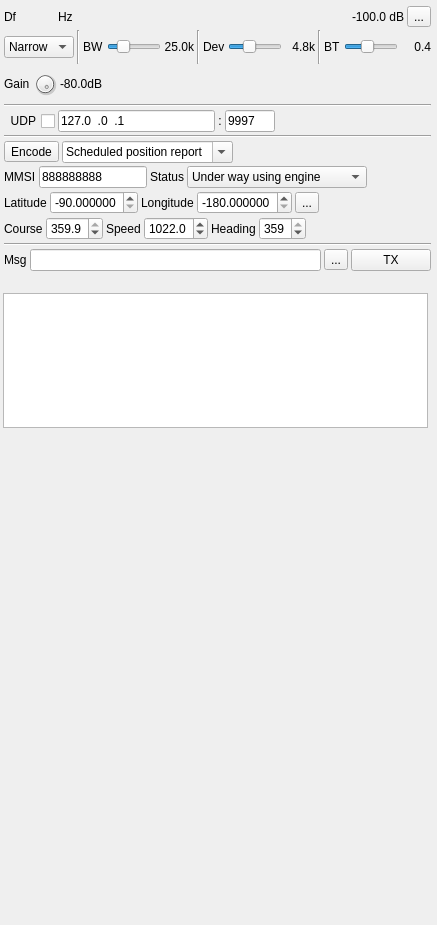
<?xml version="1.0" encoding="UTF-8"?>
<ui version="4.0">
 <class>AISModGUI</class>
 <widget class="RollupWidget" name="AISModGUI">
  <property name="geometry">
   <rect>
    <x>0</x>
    <y>0</y>
    <width>437</width>
    <height>925</height>
   </rect>
  </property>
  <property name="sizePolicy">
   <sizepolicy hsizetype="MinimumExpanding" vsizetype="Expanding">
    <horstretch>0</horstretch>
    <verstretch>0</verstretch>
   </sizepolicy>
  </property>
  <property name="minimumSize">
   <size>
    <width>350</width>
    <height>0</height>
   </size>
  </property>
  <property name="font">
   <font>
    <family>Liberation Sans</family>
    <pointsize>9</pointsize>
   </font>
  </property>
  <property name="focusPolicy">
   <enum>Qt::StrongFocus</enum>
  </property>
  <property name="windowTitle">
   <string>AIS Modulator</string>
  </property>
  <widget class="QWidget" name="settingsContainer" native="true">
   <property name="enabled">
    <bool>true</bool>
   </property>
   <property name="geometry">
    <rect>
     <x>2</x>
     <y>2</y>
     <width>431</width>
     <height>271</height>
    </rect>
   </property>
   <property name="minimumSize">
    <size>
     <width>280</width>
     <height>0</height>
    </size>
   </property>
   <property name="windowTitle">
    <string>Settings</string>
   </property>
   <layout class="QVBoxLayout" name="settingsLayout">
    <property name="spacing">
     <number>3</number>
    </property>
    <property name="leftMargin">
     <number>2</number>
    </property>
    <property name="topMargin">
     <number>2</number>
    </property>
    <property name="rightMargin">
     <number>2</number>
    </property>
    <property name="bottomMargin">
     <number>2</number>
    </property>
    <item>
     <layout class="QHBoxLayout" name="deltaFreqPowLayout">
      <property name="topMargin">
       <number>2</number>
      </property>
      <item>
       <layout class="QHBoxLayout" name="deltaFrequencyLayout">
        <item>
         <widget class="QLabel" name="deltaFrequencyLabel">
          <property name="minimumSize">
           <size>
            <width>16</width>
            <height>0</height>
           </size>
          </property>
          <property name="text">
           <string>Df</string>
          </property>
         </widget>
        </item>
        <item>
         <widget class="ValueDialZ" name="deltaFrequency" native="true">
          <property name="sizePolicy">
           <sizepolicy hsizetype="Maximum" vsizetype="Maximum">
            <horstretch>0</horstretch>
            <verstretch>0</verstretch>
           </sizepolicy>
          </property>
          <property name="minimumSize">
           <size>
            <width>32</width>
            <height>16</height>
           </size>
          </property>
          <property name="font">
           <font>
            <family>Liberation Mono</family>
            <pointsize>12</pointsize>
           </font>
          </property>
          <property name="cursor">
           <cursorShape>PointingHandCursor</cursorShape>
          </property>
          <property name="focusPolicy">
           <enum>Qt::StrongFocus</enum>
          </property>
          <property name="toolTip">
           <string>Mod shift frequency from center in Hz</string>
          </property>
         </widget>
        </item>
        <item>
         <widget class="QLabel" name="deltaUnits">
          <property name="text">
           <string>Hz </string>
          </property>
         </widget>
        </item>
        <item>
         <spacer name="horizontalSpacer">
          <property name="orientation">
           <enum>Qt::Horizontal</enum>
          </property>
          <property name="sizeHint" stdset="0">
           <size>
            <width>40</width>
            <height>20</height>
           </size>
          </property>
         </spacer>
        </item>
        <item>
         <widget class="QLabel" name="channelPower">
          <property name="minimumSize">
           <size>
            <width>60</width>
            <height>0</height>
           </size>
          </property>
          <property name="toolTip">
           <string>Channel power</string>
          </property>
          <property name="layoutDirection">
           <enum>Qt::RightToLeft</enum>
          </property>
          <property name="text">
           <string>-100.0 dB</string>
          </property>
          <property name="alignment">
           <set>Qt::AlignRight|Qt::AlignTrailing|Qt::AlignVCenter</set>
          </property>
         </widget>
        </item>
       </layout>
      </item>
      <item>
       <widget class="QToolButton" name="channelMute">
        <property name="toolTip">
         <string>Mute/Unmute channel</string>
        </property>
        <property name="text">
         <string>...</string>
        </property>
        <property name="icon">
         <iconset resource="../../../sdrgui/resources/res.qrc">
          <normaloff>:/txon.png</normaloff>
          <normalon>:/txoff.png</normalon>:/txon.png</iconset>
        </property>
        <property name="checkable">
         <bool>true</bool>
        </property>
       </widget>
      </item>
     </layout>
    </item>
    <item>
     <layout class="QHBoxLayout" name="rfBandwidthLayout">
      <item>
       <widget class="QComboBox" name="mode">
        <property name="minimumSize">
         <size>
          <width>70</width>
          <height>0</height>
         </size>
        </property>
        <property name="toolTip">
         <string>Tranmission mode</string>
        </property>
        <item>
         <property name="text">
          <string>Narrow</string>
         </property>
        </item>
        <item>
         <property name="text">
          <string>Wide</string>
         </property>
        </item>
       </widget>
      </item>
      <item>
       <widget class="Line" name="line_2">
        <property name="orientation">
         <enum>Qt::Vertical</enum>
        </property>
       </widget>
      </item>
      <item>
       <widget class="QLabel" name="rfBWLabel">
        <property name="text">
         <string>BW</string>
        </property>
       </widget>
      </item>
      <item>
       <widget class="QSlider" name="rfBW">
        <property name="sizePolicy">
         <sizepolicy hsizetype="Expanding" vsizetype="Minimum">
          <horstretch>0</horstretch>
          <verstretch>0</verstretch>
         </sizepolicy>
        </property>
        <property name="minimumSize">
         <size>
          <width>0</width>
          <height>0</height>
         </size>
        </property>
        <property name="toolTip">
         <string>RF bandwidth</string>
        </property>
        <property name="minimum">
         <number>10</number>
        </property>
        <property name="maximum">
         <number>400</number>
        </property>
        <property name="pageStep">
         <number>1</number>
        </property>
        <property name="value">
         <number>100</number>
        </property>
        <property name="orientation">
         <enum>Qt::Horizontal</enum>
        </property>
       </widget>
      </item>
      <item>
       <widget class="QLabel" name="rfBWText">
        <property name="minimumSize">
         <size>
          <width>30</width>
          <height>0</height>
         </size>
        </property>
        <property name="text">
         <string>25.0k</string>
        </property>
        <property name="alignment">
         <set>Qt::AlignRight|Qt::AlignTrailing|Qt::AlignVCenter</set>
        </property>
       </widget>
      </item>
      <item>
       <widget class="Line" name="line_3">
        <property name="orientation">
         <enum>Qt::Vertical</enum>
        </property>
       </widget>
      </item>
      <item>
       <widget class="QLabel" name="fmDevLabel">
        <property name="text">
         <string>Dev</string>
        </property>
       </widget>
      </item>
      <item>
       <widget class="QSlider" name="fmDev">
        <property name="sizePolicy">
         <sizepolicy hsizetype="Expanding" vsizetype="Minimum">
          <horstretch>0</horstretch>
          <verstretch>0</verstretch>
         </sizepolicy>
        </property>
        <property name="minimumSize">
         <size>
          <width>0</width>
          <height>0</height>
         </size>
        </property>
        <property name="toolTip">
         <string>Frequency deviation</string>
        </property>
        <property name="minimum">
         <number>10</number>
        </property>
        <property name="maximum">
         <number>50</number>
        </property>
        <property name="pageStep">
         <number>1</number>
        </property>
        <property name="value">
         <number>24</number>
        </property>
        <property name="orientation">
         <enum>Qt::Horizontal</enum>
        </property>
       </widget>
      </item>
      <item>
       <widget class="QLabel" name="fmDevText">
        <property name="minimumSize">
         <size>
          <width>30</width>
          <height>0</height>
         </size>
        </property>
        <property name="text">
         <string>4.8k</string>
        </property>
        <property name="alignment">
         <set>Qt::AlignRight|Qt::AlignTrailing|Qt::AlignVCenter</set>
        </property>
       </widget>
      </item>
      <item>
       <widget class="Line" name="line_5">
        <property name="orientation">
         <enum>Qt::Vertical</enum>
        </property>
       </widget>
      </item>
      <item>
       <widget class="QLabel" name="btLabel">
        <property name="text">
         <string>BT</string>
        </property>
       </widget>
      </item>
      <item>
       <widget class="QSlider" name="bt">
        <property name="sizePolicy">
         <sizepolicy hsizetype="Expanding" vsizetype="Minimum">
          <horstretch>0</horstretch>
          <verstretch>0</verstretch>
         </sizepolicy>
        </property>
        <property name="minimumSize">
         <size>
          <width>0</width>
          <height>0</height>
         </size>
        </property>
        <property name="toolTip">
         <string>Gaussian filter bandwidth-time parameter</string>
        </property>
        <property name="minimum">
         <number>1</number>
        </property>
        <property name="maximum">
         <number>6</number>
        </property>
        <property name="pageStep">
         <number>1</number>
        </property>
        <property name="value">
         <number>3</number>
        </property>
        <property name="orientation">
         <enum>Qt::Horizontal</enum>
        </property>
       </widget>
      </item>
      <item>
       <widget class="QLabel" name="btText">
        <property name="minimumSize">
         <size>
          <width>30</width>
          <height>0</height>
         </size>
        </property>
        <property name="text">
         <string>0.4</string>
        </property>
        <property name="alignment">
         <set>Qt::AlignRight|Qt::AlignTrailing|Qt::AlignVCenter</set>
        </property>
       </widget>
      </item>
     </layout>
    </item>
    <item>
     <layout class="QHBoxLayout" name="volumeLayout">
      <item>
       <widget class="QLabel" name="gainLabel">
        <property name="text">
         <string>Gain</string>
        </property>
       </widget>
      </item>
      <item>
       <widget class="QDial" name="gain">
        <property name="maximumSize">
         <size>
          <width>24</width>
          <height>24</height>
         </size>
        </property>
        <property name="toolTip">
         <string>Gain</string>
        </property>
        <property name="minimum">
         <number>-60</number>
        </property>
        <property name="maximum">
         <number>0</number>
        </property>
        <property name="singleStep">
         <number>5</number>
        </property>
        <property name="pageStep">
         <number>1</number>
        </property>
        <property name="value">
         <number>0</number>
        </property>
       </widget>
      </item>
      <item>
       <widget class="QLabel" name="gainText">
        <property name="minimumSize">
         <size>
          <width>30</width>
          <height>0</height>
         </size>
        </property>
        <property name="toolTip">
         <string>Gain value</string>
        </property>
        <property name="statusTip">
         <string/>
        </property>
        <property name="text">
         <string>-80.0dB</string>
        </property>
        <property name="alignment">
         <set>Qt::AlignRight|Qt::AlignTrailing|Qt::AlignVCenter</set>
        </property>
       </widget>
      </item>
      <item>
       <widget class="LevelMeterVU" name="volumeMeter" native="true">
        <property name="sizePolicy">
         <sizepolicy hsizetype="Expanding" vsizetype="Preferred">
          <horstretch>0</horstretch>
          <verstretch>0</verstretch>
         </sizepolicy>
        </property>
        <property name="font">
         <font>
          <family>Liberation Mono</family>
          <pointsize>8</pointsize>
         </font>
        </property>
        <property name="toolTip">
         <string>Level (% full range) top trace: average, bottom trace: instantaneous peak, tip: peak hold</string>
        </property>
       </widget>
      </item>
     </layout>
    </item>
    <item>
     <widget class="Line" name="line_4">
      <property name="orientation">
       <enum>Qt::Horizontal</enum>
      </property>
     </widget>
    </item>
    <item>
     <layout class="QHBoxLayout" name="udpLayout">
      <item>
       <widget class="QCheckBox" name="udpEnabled">
        <property name="toolTip">
         <string>Forward messages received via UDP</string>
        </property>
        <property name="layoutDirection">
         <enum>Qt::RightToLeft</enum>
        </property>
        <property name="text">
         <string>UDP</string>
        </property>
       </widget>
      </item>
      <item>
       <widget class="QLineEdit" name="udpAddress">
        <property name="minimumSize">
         <size>
          <width>120</width>
          <height>0</height>
         </size>
        </property>
        <property name="focusPolicy">
         <enum>Qt::ClickFocus</enum>
        </property>
        <property name="toolTip">
         <string>UDP address to listen for messages to forward on</string>
        </property>
        <property name="inputMask">
         <string>000.000.000.000</string>
        </property>
        <property name="text">
         <string>127.0.0.1</string>
        </property>
       </widget>
      </item>
      <item>
       <widget class="QLabel" name="udpSeparator">
        <property name="text">
         <string>:</string>
        </property>
        <property name="alignment">
         <set>Qt::AlignCenter</set>
        </property>
       </widget>
      </item>
      <item>
       <widget class="QLineEdit" name="udpPort">
        <property name="minimumSize">
         <size>
          <width>50</width>
          <height>0</height>
         </size>
        </property>
        <property name="maximumSize">
         <size>
          <width>50</width>
          <height>16777215</height>
         </size>
        </property>
        <property name="focusPolicy">
         <enum>Qt::ClickFocus</enum>
        </property>
        <property name="toolTip">
         <string>UDP port to listen for messages to forward on</string>
        </property>
        <property name="inputMask">
         <string>00000</string>
        </property>
        <property name="text">
         <string>9997</string>
        </property>
       </widget>
      </item>
      <item>
       <spacer name="horizontalSpacer_4">
        <property name="orientation">
         <enum>Qt::Horizontal</enum>
        </property>
        <property name="sizeHint" stdset="0">
         <size>
          <width>40</width>
          <height>20</height>
         </size>
        </property>
       </spacer>
      </item>
     </layout>
    </item>
    <item>
     <widget class="Line" name="line_6">
      <property name="orientation">
       <enum>Qt::Horizontal</enum>
      </property>
     </widget>
    </item>
    <item>
     <layout class="QHBoxLayout" name="encodeLayout">
      <item>
       <widget class="QToolButton" name="encode">
        <property name="toolTip">
         <string>Encode a message in hex using data from the following fields in to the message field</string>
        </property>
        <property name="text">
         <string>Encode</string>
        </property>
       </widget>
      </item>
      <item>
       <widget class="QComboBox" name="msgId">
        <property name="sizePolicy">
         <sizepolicy hsizetype="Minimum" vsizetype="Fixed">
          <horstretch>0</horstretch>
          <verstretch>0</verstretch>
         </sizepolicy>
        </property>
        <property name="minimumSize">
         <size>
          <width>100</width>
          <height>0</height>
         </size>
        </property>
        <property name="toolTip">
         <string>Message type</string>
        </property>
        <property name="editable">
         <bool>true</bool>
        </property>
        <property name="currentText">
         <string>Scheduled position report</string>
        </property>
        <property name="currentIndex">
         <number>0</number>
        </property>
        <item>
         <property name="text">
          <string>Scheduled position report</string>
         </property>
        </item>
        <item>
         <property name="text">
          <string>Assigned position report</string>
         </property>
        </item>
        <item>
         <property name="text">
          <string>Special position report</string>
         </property>
        </item>
        <item>
         <property name="text">
          <string>Base station report</string>
         </property>
        </item>
       </widget>
      </item>
      <item>
       <spacer name="horizontalSpacer_2">
        <property name="orientation">
         <enum>Qt::Horizontal</enum>
        </property>
        <property name="sizeHint" stdset="0">
         <size>
          <width>40</width>
          <height>20</height>
         </size>
        </property>
       </spacer>
      </item>
     </layout>
    </item>
    <item>
     <layout class="QHBoxLayout" name="mmsiLayout">
      <item>
       <widget class="QLabel" name="mmsiLabel">
        <property name="text">
         <string>MMSI</string>
        </property>
       </widget>
      </item>
      <item>
       <widget class="QLineEdit" name="mmsi">
        <property name="sizePolicy">
         <sizepolicy hsizetype="Preferred" vsizetype="Fixed">
          <horstretch>0</horstretch>
          <verstretch>0</verstretch>
         </sizepolicy>
        </property>
        <property name="toolTip">
         <string>Enter 9 digit Maritime Mobile Service Identity</string>
        </property>
        <property name="inputMask">
         <string>999999999</string>
        </property>
        <property name="text">
         <string>888888888</string>
        </property>
        <property name="maxLength">
         <number>9</number>
        </property>
       </widget>
      </item>
      <item>
       <widget class="QLabel" name="statusLabel">
        <property name="text">
         <string>Status</string>
        </property>
       </widget>
      </item>
      <item>
       <widget class="QComboBox" name="status">
        <property name="minimumSize">
         <size>
          <width>180</width>
          <height>0</height>
         </size>
        </property>
        <property name="toolTip">
         <string>Status of vessel</string>
        </property>
        <item>
         <property name="text">
          <string>Under way using engine</string>
         </property>
        </item>
        <item>
         <property name="text">
          <string>At anchor</string>
         </property>
        </item>
        <item>
         <property name="text">
          <string>Not under command</string>
         </property>
        </item>
        <item>
         <property name="text">
          <string>Restricted manoeuvrability</string>
         </property>
        </item>
        <item>
         <property name="text">
          <string>Constrained by her draught</string>
         </property>
        </item>
        <item>
         <property name="text">
          <string>Moored</string>
         </property>
        </item>
        <item>
         <property name="text">
          <string>Aground</string>
         </property>
        </item>
        <item>
         <property name="text">
          <string>Engaged in fishing</string>
         </property>
        </item>
        <item>
         <property name="text">
          <string>Under way sailing</string>
         </property>
        </item>
        <item>
         <property name="text">
          <string>Not defined</string>
         </property>
        </item>
       </widget>
      </item>
      <item>
       <spacer name="horizontalSpacer_5">
        <property name="orientation">
         <enum>Qt::Horizontal</enum>
        </property>
        <property name="sizeHint" stdset="0">
         <size>
          <width>40</width>
          <height>20</height>
         </size>
        </property>
       </spacer>
      </item>
     </layout>
    </item>
    <item>
     <layout class="QHBoxLayout" name="positionLayout">
      <item>
       <widget class="QLabel" name="latitudeLabel">
        <property name="text">
         <string>Latitude</string>
        </property>
       </widget>
      </item>
      <item>
       <widget class="QDoubleSpinBox" name="latitude">
        <property name="toolTip">
         <string>Latitude in decimal degrees (North positive)</string>
        </property>
        <property name="decimals">
         <number>6</number>
        </property>
        <property name="minimum">
         <double>-90.000000000000000</double>
        </property>
        <property name="maximum">
         <double>90.000000000000000</double>
        </property>
        <property name="value">
         <double>-90.000000000000000</double>
        </property>
       </widget>
      </item>
      <item>
       <widget class="QLabel" name="longitudeLabel">
        <property name="text">
         <string>Longitude</string>
        </property>
       </widget>
      </item>
      <item>
       <widget class="QDoubleSpinBox" name="longitude">
        <property name="toolTip">
         <string>Longitude in decimal degress (East positive)</string>
        </property>
        <property name="decimals">
         <number>6</number>
        </property>
        <property name="minimum">
         <double>-180.000000000000000</double>
        </property>
        <property name="maximum">
         <double>180.000000000000000</double>
        </property>
        <property name="value">
         <double>-180.000000000000000</double>
        </property>
       </widget>
      </item>
      <item>
       <widget class="QToolButton" name="insertPosition">
        <property name="toolTip">
         <string>Set latitude and longitude to my position</string>
        </property>
        <property name="text">
         <string>...</string>
        </property>
        <property name="icon">
         <iconset>
          <normalon>:/gps.png</normalon>
         </iconset>
        </property>
       </widget>
      </item>
      <item>
       <spacer name="horizontalSpacer_6">
        <property name="orientation">
         <enum>Qt::Horizontal</enum>
        </property>
        <property name="sizeHint" stdset="0">
         <size>
          <width>40</width>
          <height>20</height>
         </size>
        </property>
       </spacer>
      </item>
     </layout>
    </item>
    <item>
     <layout class="QHBoxLayout" name="courseAndSpeedLayout">
      <item>
       <widget class="QLabel" name="courseLabel">
        <property name="text">
         <string>Course</string>
        </property>
       </widget>
      </item>
      <item>
       <widget class="QDoubleSpinBox" name="course">
        <property name="toolTip">
         <string>Course over ground in degrees</string>
        </property>
        <property name="decimals">
         <number>1</number>
        </property>
        <property name="maximum">
         <double>359.899999999999977</double>
        </property>
        <property name="value">
         <double>359.899999999999977</double>
        </property>
       </widget>
      </item>
      <item>
       <widget class="QLabel" name="speedLabel">
        <property name="text">
         <string>Speed</string>
        </property>
       </widget>
      </item>
      <item>
       <widget class="QDoubleSpinBox" name="speed">
        <property name="toolTip">
         <string>Speed over ground in knots</string>
        </property>
        <property name="decimals">
         <number>1</number>
        </property>
        <property name="maximum">
         <double>1023.000000000000000</double>
        </property>
        <property name="value">
         <double>1022.000000000000000</double>
        </property>
       </widget>
      </item>
      <item>
       <widget class="QLabel" name="headingLabel">
        <property name="text">
         <string>Heading</string>
        </property>
       </widget>
      </item>
      <item>
       <widget class="QSpinBox" name="heading">
        <property name="toolTip">
         <string>Heading in degrees</string>
        </property>
        <property name="maximum">
         <number>359</number>
        </property>
        <property name="value">
         <number>359</number>
        </property>
       </widget>
      </item>
      <item>
       <spacer name="horizontalSpacer_3">
        <property name="orientation">
         <enum>Qt::Horizontal</enum>
        </property>
        <property name="sizeHint" stdset="0">
         <size>
          <width>40</width>
          <height>20</height>
         </size>
        </property>
       </spacer>
      </item>
     </layout>
    </item>
    <item>
     <widget class="Line" name="line">
      <property name="orientation">
       <enum>Qt::Horizontal</enum>
      </property>
     </widget>
    </item>
    <item>
     <layout class="QHBoxLayout" name="packetDataLayout">
      <item>
       <widget class="QLabel" name="label">
        <property name="layoutDirection">
         <enum>Qt::LeftToRight</enum>
        </property>
        <property name="text">
         <string>Msg</string>
        </property>
       </widget>
      </item>
      <item>
       <widget class="QLineEdit" name="message">
        <property name="toolTip">
         <string>Enter message to transmit as a hex encoded string.</string>
        </property>
        <property name="text">
         <string/>
        </property>
        <property name="maxLength">
         <number>63</number>
        </property>
       </widget>
      </item>
      <item>
       <widget class="ButtonSwitch" name="repeat">
        <property name="toolTip">
         <string>Repeatedly transmit the message. Right click for additional settings.</string>
        </property>
        <property name="text">
         <string>...</string>
        </property>
        <property name="icon">
         <iconset resource="../../../sdrgui/resources/res.qrc">
          <normaloff>:/playloop.png</normaloff>:/playloop.png</iconset>
        </property>
       </widget>
      </item>
      <item>
       <widget class="QPushButton" name="txButton">
        <property name="toolTip">
         <string>Press to transmit the message</string>
        </property>
        <property name="text">
         <string>TX</string>
        </property>
       </widget>
      </item>
     </layout>
    </item>
   </layout>
  </widget>
  <widget class="QWidget" name="logContainer" native="true">
   <property name="geometry">
    <rect>
     <x>0</x>
     <y>290</y>
     <width>431</width>
     <height>141</height>
    </rect>
   </property>
   <property name="sizePolicy">
    <sizepolicy hsizetype="Preferred" vsizetype="Expanding">
     <horstretch>0</horstretch>
     <verstretch>0</verstretch>
    </sizepolicy>
   </property>
   <property name="windowTitle">
    <string>Transmitted Messages</string>
   </property>
   <layout class="QVBoxLayout" name="transmittedLayout">
    <property name="spacing">
     <number>2</number>
    </property>
    <property name="leftMargin">
     <number>3</number>
    </property>
    <property name="topMargin">
     <number>3</number>
    </property>
    <property name="rightMargin">
     <number>3</number>
    </property>
    <property name="bottomMargin">
     <number>3</number>
    </property>
    <item>
     <widget class="QPlainTextEdit" name="transmittedText">
      <property name="readOnly">
       <bool>true</bool>
      </property>
     </widget>
    </item>
   </layout>
  </widget>
  <widget class="QWidget" name="spectrumContainer" native="true">
   <property name="geometry">
    <rect>
     <x>0</x>
     <y>450</y>
     <width>431</width>
     <height>331</height>
    </rect>
   </property>
   <property name="windowTitle">
    <string>Baseband Spectrum</string>
   </property>
   <layout class="QVBoxLayout" name="spectrumLayout">
    <property name="spacing">
     <number>2</number>
    </property>
    <property name="leftMargin">
     <number>3</number>
    </property>
    <property name="topMargin">
     <number>3</number>
    </property>
    <property name="rightMargin">
     <number>3</number>
    </property>
    <property name="bottomMargin">
     <number>3</number>
    </property>
    <item>
     <widget class="GLSpectrum" name="glSpectrum" native="true">
      <property name="minimumSize">
       <size>
        <width>200</width>
        <height>250</height>
       </size>
      </property>
      <property name="font">
       <font>
        <family>Liberation Mono</family>
        <pointsize>8</pointsize>
       </font>
      </property>
     </widget>
    </item>
    <item>
     <widget class="GLSpectrumGUI" name="spectrumGUI" native="true"/>
    </item>
   </layout>
  </widget>
  <widget class="QWidget" name="scopeContainer" native="true">
   <property name="geometry">
    <rect>
     <x>0</x>
     <y>790</y>
     <width>431</width>
     <height>311</height>
    </rect>
   </property>
   <property name="windowTitle">
    <string>IQ Waveforms</string>
   </property>
   <layout class="QVBoxLayout" name="transmittedLayout_2">
    <property name="spacing">
     <number>2</number>
    </property>
    <property name="leftMargin">
     <number>3</number>
    </property>
    <property name="topMargin">
     <number>3</number>
    </property>
    <property name="rightMargin">
     <number>3</number>
    </property>
    <property name="bottomMargin">
     <number>3</number>
    </property>
    <item>
     <widget class="GLScope" name="glScope" native="true">
      <property name="minimumSize">
       <size>
        <width>200</width>
        <height>250</height>
       </size>
      </property>
      <property name="font">
       <font>
        <family>Liberation Mono</family>
        <pointsize>8</pointsize>
       </font>
      </property>
     </widget>
    </item>
    <item>
     <widget class="GLScopeGUI" name="scopeGUI" native="true"/>
    </item>
   </layout>
  </widget>
 </widget>
 <customwidgets>
  <customwidget>
   <class>RollupWidget</class>
   <extends>QWidget</extends>
   <header>gui/rollupwidget.h</header>
   <container>1</container>
  </customwidget>
  <customwidget>
   <class>ValueDialZ</class>
   <extends>QWidget</extends>
   <header>gui/valuedialz.h</header>
   <container>1</container>
  </customwidget>
  <customwidget>
   <class>GLScope</class>
   <extends>QWidget</extends>
   <header>gui/glscope.h</header>
   <container>1</container>
  </customwidget>
  <customwidget>
   <class>GLScopeGUI</class>
   <extends>QWidget</extends>
   <header>gui/glscopegui.h</header>
   <container>1</container>
  </customwidget>
  <customwidget>
   <class>ButtonSwitch</class>
   <extends>QToolButton</extends>
   <header>gui/buttonswitch.h</header>
  </customwidget>
  <customwidget>
   <class>GLSpectrum</class>
   <extends>QWidget</extends>
   <header>gui/glspectrum.h</header>
   <container>1</container>
  </customwidget>
  <customwidget>
   <class>GLSpectrumGUI</class>
   <extends>QWidget</extends>
   <header>gui/glspectrumgui.h</header>
   <container>1</container>
  </customwidget>
  <customwidget>
   <class>LevelMeterVU</class>
   <extends>QWidget</extends>
   <header>gui/levelmeter.h</header>
   <container>1</container>
  </customwidget>
 </customwidgets>
 <tabstops>
  <tabstop>deltaFrequency</tabstop>
  <tabstop>channelMute</tabstop>
  <tabstop>mode</tabstop>
  <tabstop>rfBW</tabstop>
  <tabstop>bt</tabstop>
  <tabstop>gain</tabstop>
  <tabstop>mmsi</tabstop>
  <tabstop>msgId</tabstop>
  <tabstop>message</tabstop>
  <tabstop>txButton</tabstop>
  <tabstop>transmittedText</tabstop>
 </tabstops>
 <resources>
  <include location="../../../sdrgui/resources/res.qrc"/>
 </resources>
 <connections/>
</ui>
